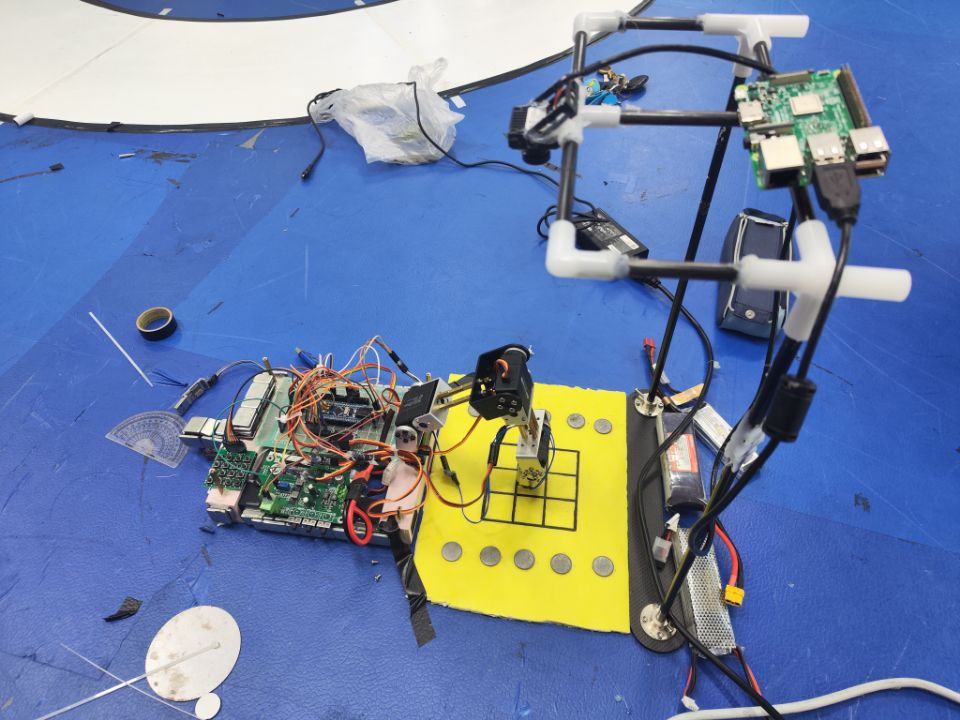
#> input picture 561839cc3a4db3967d90d58107e61e7f.jpg, 960 x 720 px, given in place of the camera
$ python get_qipan_zobiao.py
#> lines starting #> are read from the running program, lines starting #| are printed output that depends on the picture; after the words box and inside, x2 and y2 are one past the last pixel; in counts of white or black regions, pixels touching at a corner belong together
#> further down, frame is the input picture: shape (720, 960, 3); mean B, G, R 165.7, 129.1, 109.9
#> `warped = cv2.warpPerspective(frame, M, (300, 200))`:
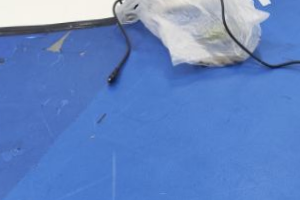
#> warped: shape (200, 300, 3); mean B, G, R 194, 132.3, 98.2
import cv2
import numpy as np

cX_dingwei, cY_dingwei = 0, 0
# 打开摄像头
cap = cv2.VideoCapture(0)

chosed_black = 0
count_flag = 0
y_count_flag = 0#抓棋子的x标志位
catch_qizi_flag = 0 #抓棋子的标志位

place_where_num = 0 #下位机发来的选择哪个格子的标志位
biaoding_flag = 0 #
# 第四个任务
fourth_task_plack = 0#第四个任务接收下位机的放置位置的标志位
bisheng_flag = 0
# 各种列表 ——————————————————————————————————————————————————————
# 将棋盘中的九宫格各个宫格存在 1*9 的列表中
grid_coordinates = np.zeros((1, 9, 2), dtype=int)

# 棋盘部分霍夫圆的坐标列表
black_centers_mid = []
white_centers_mid = []
previous_white_centers_mid = []

# 棋盘两边棋子的坐标列表
black_centers = []
white_centers = []

# 棋盘中已经放好了的棋子的坐标

# 初始化棋盘状态，0表示空位，1表示黑棋，2表示白棋
board = np.zeros((3, 3), dtype=int)
previous_board = np.zeros((3, 3), dtype=int)  # 用于保存之前的棋盘状态


# ——————————————————————————————————————————————————————————————————


# 四个点定义的坐标
src_points = np.array([[193, 98], [495, 103], [190, 290], [494, 293]], dtype="float32")
# 目标点，定义变换后图像的大小
dst_points = np.array([[0, 0], [300, 0], [0, 200], [300, 200]], dtype="float32")


# 黑白棋子的阈值
# [24 lines left out: function threshold_frame, not called in this run]

# [11 lines of commented-out code are left out]

def find_squares(edges):
    contours, _ = cv2.findContours(edges, cv2.RETR_TREE, cv2.CHAIN_APPROX_SIMPLE)
    squares = []
    grid_coordinates = np.zeros((3, 3, 2), dtype=int)  # 用于存储九宫格坐标
    for contour in contours:
        epsilon = 0.03 * cv2.arcLength(contour, True)
        approx = cv2.approxPolyDP(contour, epsilon, True)
        if len(approx) == 4:  # 只考虑四边形
            area = cv2.contourArea(approx)
            if 200 < area < 5000:  # 过滤掉太小或太大的轮廓
                squares.append(approx)
    return squares


# [23 lines left out: functions get_center, get_square_center, create_roi_mask, not called in this run]

def sort_and_store_coordinates(centers):
    return sorted(centers, key=lambda coord: coord[1])

# [8 lines left out: function remove_duplicates_and_limit_centers, not called in this run]
def img_process(frame):
    global cX_dingwei, cY_dingwei
    canny_thresh1 = cv2.getTrackbarPos("Canny Thresh1", "Trackbars")
    canny_thresh2 = cv2.getTrackbarPos("Canny Thresh2", "Trackbars")
    gray = cv2.cvtColor(frame, cv2.COLOR_BGR2GRAY)
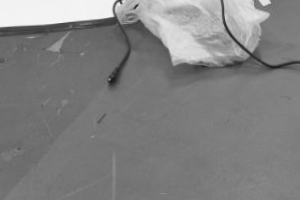
#> gray: shape (200, 300); min 26, max 247, mean 129.1
    blurred = cv2.GaussianBlur(gray, (5, 5), 0)

    edges = cv2.Canny(blurred, canny_thresh1, canny_thresh2)
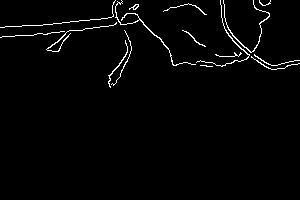
#> edges: shape (200, 300); 2.1% white in thin lines or dots, all inside (x1, y1, x2, y2) = (0, 0, 300, 88)

    # 膨胀操作
    kernel = np.ones((3, 3), np.uint8)
    edges = cv2.dilate(edges, kernel, iterations=1)
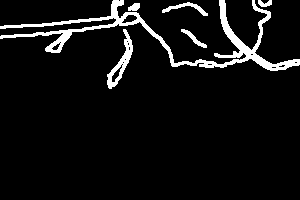
#> edges: shape (200, 300); 6.7% white; 6 white regions

    cv2.imshow("edges", edges)


    squares = find_squares(edges)
#> in find_squares, `contours, _ = cv2.findContours(edges, cv2.RETR_TREE, cv2.CHAIN_APPROX_..`: contours = 21 contours, 12 with area under 20; largest, box (x1, y1, x2, y2) and area: (0, 0, 300, 71) 2573, (107, 29, 133, 89) 464, (162, 2, 208, 16) 137, (181, 29, 207, 48) 96, (121, 14, 138, 24) 88
#> the loop in find_squares, `for contour in contours:` made 21 passes
#> (epsilon, approx, area) on passes 1, 11: (2.05, [[181, 29], [195, 43], [206, 47], [189, 31]], 96), (3.27, [[207, 15], [189, 2], [162, 10], [190, 5]], 65)
#> epsilon on passes 2, 3, 7, 8, 10, 12: 4.49, 1.39, 0.29, 0.23, 0.982, 1.15
#> after the loop in find_squares, `for contour in contours:`: squares = []
#> squares = []


    # biaoding
    # 按照你的代码逻辑，首先得到 final_sorted_centers
    centers = []
    for square in squares:
        cX, cY = get_square_center(square)
        if 100 < cX < 200:
            centers.append((cX, cY))

            cv2.circle(frame, (cX, cY), 5, (0, 0, 255), -1)
            cv2.drawContours(frame, [square], 0, (0, 255, 0), 2)
#> this loop made 0 passes
#> after the loop, centers = []

    # 按 y 值分组
    centers_sorted_by_y = sorted(centers, key=lambda p: p[1])
#> centers_sorted_by_y = []
    y_groups = []

    # 创建三组
    group_size = len(centers) // 3
#> group_size = 0
    for i in range(0, len(centers_sorted_by_y), group_size):
        y_groups.append(centers_sorted_by_y[i:i + group_size])
#> after the loop, y_groups = []

    # 对每组内的坐标按 x 值排序
    sorted_groups = [sorted(group, key=lambda p: p[0]) for group in y_groups]

    # 合并所有排序后的组
    final_sorted_centers = [item for group in sorted_groups for item in group]

    # 将列表转换为 NumPy 数组，并调整形状为 (1, 9, 2)
    grid_coordinates = np.array(final_sorted_centers).reshape((1, 9, 2))


    # # 显示中心坐标
    # for center in centers:
    #     cv2.putText(frame, f'({center[0]},{center[1]})', (center[0] - 20, center[1] - 10), cv2.FONT_HERSHEY_SIMPLEX,
    #                 0.5, (255, 0, 0), 1)

    mask = np.zeros(frame.shape[:2], dtype=np.uint8)
    frame_qizi = frame.copy()
    frame_qizi = cv2.GaussianBlur(frame_qizi, (5, 5), 0)

    # frame_qizi = cv2.erode(frame_qizi,(7, 7), 0)

    roi_mask = create_roi_mask(frame_qizi.shape, [(0, 400), (650, frame.shape[1])])

    # 对于黑白棋子的阈值提取
    mask_black, mask_white, mask_dingwei = threshold_frame(frame_qizi, roi_mask)
    # 自适应阈值处理
    gray_black = cv2.bitwise_and(gray, gray, mask=mask_black)
    gray_white = cv2.bitwise_and(gray, gray, mask=mask_white)
    adaptive_thresh_black = cv2.adaptiveThreshold(gray_black, 255, cv2.ADAPTIVE_THRESH_GAUSSIAN_C,
                                                  cv2.THRESH_BINARY_INV, 7, 2)
    adaptive_thresh_white = cv2.adaptiveThreshold(gray_white, 255, cv2.ADAPTIVE_THRESH_GAUSSIAN_C,
                                                  cv2.THRESH_BINARY_INV, 7, 2)

    # 形态学操作
    kernel = np.ones((3, 3), np.uint8)
    adaptive_thresh_black = cv2.morphologyEx(adaptive_thresh_black, cv2.MORPH_CLOSE, kernel)
    adaptive_thresh_white = cv2.morphologyEx(adaptive_thresh_white, cv2.MORPH_CLOSE, kernel)

    # 裁剪感兴趣区域
    region_black = mask_black[150:350, 150:350]
    region_white = mask_white[150:350, 150:350]

    # # 霍夫圆检测
    # circles_black = cv2.HoughCircles(region_black, cv2.HOUGH_GRADIENT, dp=1.2, minDist=20, param1=50, param2=30,
    #                                  minRadius=5, maxRadius=30)
    # circles_white = cv2.HoughCircles(region_white, cv2.HOUGH_GRADIENT, dp=1.2, minDist=20, param1=50, param2=30,
    #                                  minRadius=5, maxRadius=30)


    # if circles_black is not None:
    #     circles_black = np.round(circles_black[0, :]).astype("int")
    #     for (x, y, r) in circles_black:
    #         black_centers_mid.append((x + 150, y + 150))  # 将区域内的坐标转换为原始图像的坐标
    #         cv2.circle(frame, (x + 150, y + 150), r, (0, 0, 0), 2)
    #         cv2.circle(frame, (x + 150, y + 150), 5, (0, 0, 255), -1)
    #         cv2.putText(frame, f'B({x + 150},{y + 150})', (x + 130, y + 140), cv2.FONT_HERSHEY_SIMPLEX, 0.5,
    #                     (255, 255, 255), 1)
    #
    #
    # if circles_white is not None:
    #     circles_white = np.round(circles_white[0, :]).astype("int")
    #     for (x, y, r) in circles_white:
    #         white_centers_mid.append((x + 150, y + 150))  # 将区域内的坐标转换为原始图像的坐标
    #         cv2.circle(frame, (x + 150, y + 150), r, (255, 255, 255), 2)
    #         cv2.circle(frame, (x + 150, y + 150), 5, (0, 0, 255), -1)
    #         cv2.putText(frame, f'W({x + 150},{y + 150})', (x + 130, y + 140), cv2.FONT_HERSHEY_SIMPLEX, 0.5, (0, 0, 0),
    #                     1)


    # 查找黑色和白色棋子的中心
    # 找到黑色和白色棋子的轮廓
    black_contours, _ = cv2.findContours(adaptive_thresh_black, cv2.RETR_TREE, cv2.CHAIN_APPROX_SIMPLE)
    white_contours, _ = cv2.findContours(adaptive_thresh_white, cv2.RETR_TREE, cv2.CHAIN_APPROX_SIMPLE)

    # black_contours, _ = cv2.findContours(mask_black, cv2.RETR_TREE, cv2.CHAIN_APPROX_SIMPLE)
    # white_contours, _ = cv2.findContours(mask_white, cv2.RETR_TREE, cv2.CHAIN_APPROX_SIMPLE)
    dingwei_contours, _ = cv2.findContours(mask_dingwei, cv2.RETR_TREE, cv2.CHAIN_APPROX_SIMPLE)

    #对两边的棋子进行标定---------------------------------------------------------
    for contour in black_contours:
        if cv2.contourArea(contour) > 200:  # 过滤掉小噪声
            perimeter = cv2.arcLength(contour, True)
            area = cv2.contourArea(contour)
            circularity = 4 * np.pi * (area / (perimeter * perimeter))
            if 0.7 < circularity < 1.3:  # 判断是否为圆形
                cX, cY = get_center(contour)
                black_centers.append((cX, cY))
                cv2.circle(frame, (cX, cY), 5, (0, 0, 0), -1)
                cv2.putText(frame, f'B({cX},{cY})', (cX - 20, cY - 10), cv2.FONT_HERSHEY_SIMPLEX, 0.5, (255, 255, 255),
                            1)

    for contour in white_contours:
        if cv2.contourArea(contour) > 200:  # 过滤掉小噪声
            perimeter = cv2.arcLength(contour, True)
            area = cv2.contourArea(contour)
            circularity = 4 * np.pi * (area / (perimeter * perimeter))
            if 0.7 < circularity < 1.2:  # 判断是否为圆形
                cX, cY = get_center(contour)
                white_centers.append((cX, cY))
                cv2.circle(frame, (cX, cY), 5, (255, 255, 255), -1)
                cv2.putText(frame, f'W({cX},{cY})', (cX - 20, cY - 10), cv2.FONT_HERSHEY_SIMPLEX, 0.5, (0, 0, 0), 1)
    #--------------------------------------------------------------------------------

    # 取最大轮廓
    if len(dingwei_contours) > 0:
        max_contour = max(dingwei_contours, key=cv2.contourArea)
        if cv2.contourArea(max_contour) > 150:  # 过滤掉小噪声
            cX_dingwei, cY_dingwei = get_center(max_contour)
            # print('dingwei_x', cX_dingwei)
            cv2.circle(frame, (cX_dingwei, cY_dingwei), 5, (255, 0, 125), -1)
            cv2.putText(frame, f'D({cX_dingwei},{cY_dingwei})', (cX_dingwei - 20, cY_dingwei - 10),
                        cv2.FONT_HERSHEY_SIMPLEX, 0.5, (0, 0, 0), 1)

    # 对放置在两边的棋子进行检测，并将坐标储存！ 一次标定即可
    sorted_black_centers = sort_and_store_coordinates(black_centers)
    sorted_white_centers = sort_and_store_coordinates(white_centers)
    # 对于black_centers和white_centers进行筛选
    sorted_black_centers = remove_duplicates_and_limit_centers(sorted_black_centers)
    sorted_white_centers = remove_duplicates_and_limit_centers(sorted_white_centers)

    print('black',sorted_black_centers)
    print('white',sorted_white_centers)
    cv2.imshow("Squares with Centers", frame)
    #
    cv2.imshow("Black Mask", mask_black)
    cv2.imshow("mask_white Mask", mask_white)

    # cv2.imshow("White Mask", mask_dingwei)
    cv2.imshow("mask_dingwei", mask_dingwei)

    return sorted_black_centers, sorted_white_centers, cX_dingwei, cY_dingwei,grid_coordinates,white_centers_mid

def nothing(x):
    pass

# [55 lines left out: functions target_x_err, target_y_err, target_x_err_place_qizi, target_y_err_place_qizi, not called in this run]


# 判断人把黑棋放在哪里了---------------------------------------------
# 假设这是接收到的按钮按下的标志位
button_pressed = False

# [128 lines left out: functions detect_black_piece, detect_white_piece, find_winning_move, calculate_white_piece_move, place_white_piece, check_winner and 1 more, not called in this run]

def move_piece_back(position):
    # 实现将棋子移动到指定位置的逻辑
    print(f"Moving piece back to {position}")
    # 这里需要加入实际的控制代码来移动棋子

# 第四个任务
# [49 lines left out: function fourth_task, not called in this run]


# 定义黄色的HSV范围
lower_yellow = np.array([20, 100, 100])
upper_yellow = np.array([30, 255, 255])
# 创建窗口和滑动条
cv2.namedWindow("Trackbars")
cv2.createTrackbar("Canny Thresh1", "Trackbars", 50, 255, nothing)
cv2.createTrackbar("Canny Thresh2", "Trackbars", 150, 255, nothing)

while True:
    ret, frame = cap.read()

    if not ret:
        break
    # 获取透视变换矩阵
    M = cv2.getPerspectiveTransform(src_points, dst_points)
    # 进行透视变换
    warped = cv2.warpPerspective(frame, M, (300, 200))
    # # 转换为HSV颜色空间
    # hsv = cv2.cvtColor(frame, cv2.COLOR_BGR2HSV)
    #
    # # 创建遮罩，过滤出黄色区域
    # mask = cv2.inRange(hsv, lower_yellow, upper_yellow)
    #
    # # 对遮罩应用一些形态学操作以消除噪点
    # mask = cv2.erode(mask, None, iterations=2)
    # mask = cv2.dilate(mask, None, iterations=2)
    #
    # # 寻找轮廓
    # contours, _ = cv2.findContours(mask, cv2.RETR_EXTERNAL, cv2.CHAIN_APPROX_SIMPLE)
    #
    # for contour in contours:
    #     # 忽略太小的轮廓
    #     if cv2.contourArea(contour) < 300:
    #         continue
    #
    #     # 计算边界框
    #     x, y, w, h = cv2.boundingRect(contour)
    #
    #     # 提取黄色边框内的图像
    #     frame = frame[y+10:y + h-10, x+5:x + w-10]
    # cv2.imshow('Original', frame)
#> (the run stopped early here; a loop or call above may not have finished)
